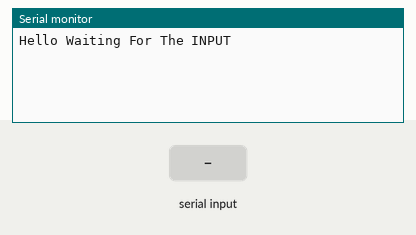
Recording of a sketch running on a simulated Arduino Uno, built with avr-gcc and run on an emulated ATmega328P. Parts: the last lines printed to the serial monitor. The test bench sets the inputs (shaded band). EEPROM starts erased.

Above: at 1.2 s.
1.3 s: "1\n" received over Serial
At 1.59 s:
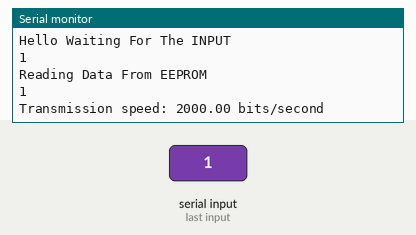
2.8 s: "0\n" received over Serial
At 2.94 s:
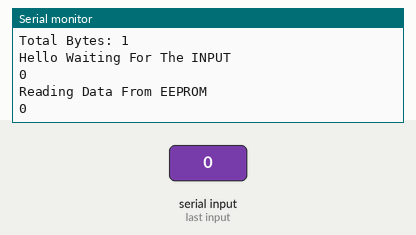
4.3 s: "2\n" received over Serial
At 5.3 s:
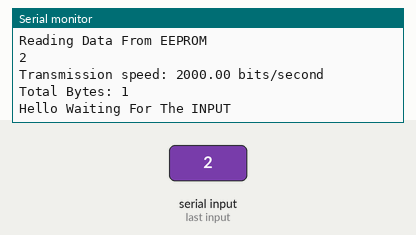
Timing chart, 0 to 7.3 s (numbered marks = the images above; inputs shaded):
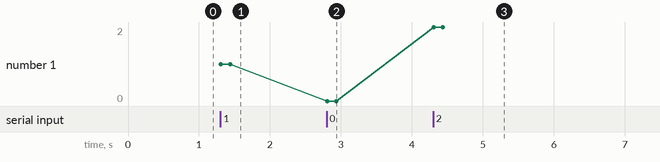

Measured:
- after the input at 1.3 s, the serial monitor: prints a new line at once (image 1)
- after the input at 2.8 s, the serial monitor: prints a new line at once (image 2)
- after the input at 4.3 s, the serial monitor: prints a new line at once (image 3)
- plotted number 1: 1 → 0 after the input at 2.8 s, 0 → 2 after the input at 4.3 s

The sketch:

Nymble_Firmware_Task.ino
```cpp
/*                         DATA TO BE TRANSFERRED

Finance Minister Arun Jaitley Tuesday hit out at former RBI governor Raghuram Rajan for
predicting that the next banking crisis would be triggered by MSME lending, saying postmortem is
easier than taking action when it was required. Rajan, who had as the chief economist at IMF
warned of impending financial crisis of 2008, in a note to a parliamentary committee warned
against ambitious credit targets and loan waivers, saying that they could be the sources of next banking
crisis. Government should focus on sources of the next crisis, not just the last one.

In particular, government should refrain from setting ambitious credit targets or waiving loans.
Credit targets are sometimes achieved by abandoning appropriate due diligence, creating the
environment for future NPAs," Rajan said in the note." Both MUDRA loans as well as the Kisan
Credit Card, while popular, have to be examined more closely for potential credit risk. Rajan, who
was RBI governor for three years till September 2016, is currently.
 */
#include <EEPROM.h>

#define BAUD_RATE 2400 //Setting Baud Rate to 2400
#define DATA_SIZE 1024 //Setting Character Array Size

// Function prototypes
void WriteEEPROM();  //Writing Data To EEPROM
void LoopBack();    //LoopBack
void ReadEEPROM(); //Reading Data From EEPROM

// Global variables
int start , end , TotalBytes ;
char receivedData[DATA_SIZE];

void setup() {

  Serial.begin(BAUD_RATE); // Initialize serial port

  start=0 , end=0 , TotalBytes=0 ; // Initialize global variables

  Serial.println("Hello Waiting For The INPUT"); // Printing Message To PC
}

void loop()
{
  if (Serial.available() > 0)  //Blocking Function Waiting For The INPUT
  {
    start=millis();  // Start the timer

    WriteEEPROM();  // Receive data from PC and store it in EEPROM

    LoopBack();    // Printing Data To PC

    ReadEEPROM(); // Read Data From EEPROM And Print It To PC

    // Calculate and print transmission speed
    int transmissionTime = end - start;
    int bitsTransmitted = TotalBytes * 8;
    double speed = (double)bitsTransmitted / (double)transmissionTime * 1000; // Speed in bits per second

    Serial.print("Transmission speed: ");
    Serial.print(speed);
    Serial.println(" bits/second");
    Serial.print("Total Bytes: ");
    Serial.print(TotalBytes);
    Serial.print("\r\n\r\n");

    start=0, end=0 , TotalBytes=0 ;  // Reset global variables for the next transmission
    Serial.println("Hello Waiting For The INPUT"); // Printing Message To PC
  }

}
///////////////////////////////////////////////////////////////////////////////////////////////////////////////////////////////////////////////////////////
void LoopBack()
{
  int len=strlen(receivedData);
  for (int i = 0; i < len; i++)
  {
    Serial.write(receivedData[i]);
    TotalBytes++;
  }
  Serial.print("\r\n");
}
///////////////////////////////////////////////////////////////////////////////////////////////////////////////////////////////////////////////////////////
void WriteEEPROM()
 {
  for (int i = 0; i < DATA_SIZE; i++)
  {

    while (!Serial.available())
    {
      // Wait for data to be available
    }

    receivedData[i]=Serial.read();

    if(receivedData[i]=='\r' || receivedData[i]=='\n')   //Condition For Giving Data Less Than Usual
    {
      receivedData[i]='\0';
      EEPROM.write(i, receivedData[i]); // Write data to EEPROM
      end=millis();  // Record the end time after receiving all the data
      return;
    }
    EEPROM.write(i, receivedData[i]); // Write data to EEPROM
  }
  end=millis(); // Record the end time after receiving all the data
}
////////////////////////////////////////////////////////////////////////////////////////////////////////////////////////////////////////////////////////
void  ReadEEPROM()
 {
  int len=strlen(receivedData);
  Serial.print("\r\nReading Data From EEPROM\r\n");
  for (int i = 0; i < len ; i++)
  {
    char data = EEPROM.read(i);
    Serial.write(data);
  }
  Serial.print("\r\n");
}
```
